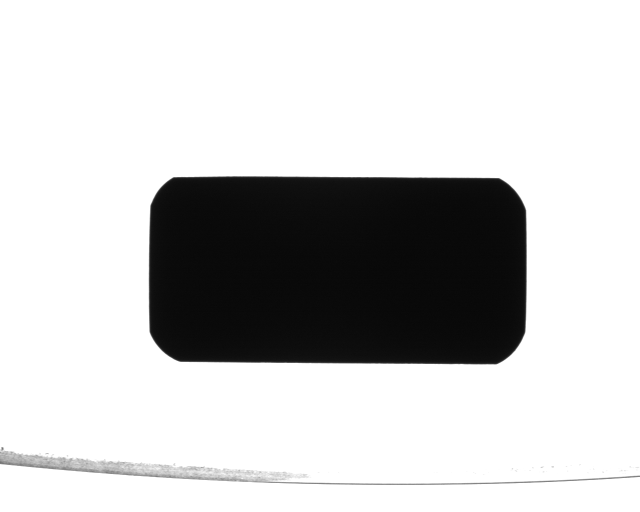
#> input picture data/measure/0_20211109092034452_486_8_OK.bmp, 1280 x 1024 px (shown at 1/2 size); its folder holds only this picture in this run
$ python -i utils.py   (imports and definitions only)   (older library calls are emulated)
#> lines starting #> are read from the running program, lines starting #| are printed output that depends on the picture; after the words box and inside, x2 and y2 are one past the last pixel; in counts of white or black regions, pixels touching at a corner belong together
#> further down, picture is the input picture: shape (1024, 1280); min 4, max 255, mean 203
import copy
import os
import cv2
import matplotlib.pyplot as plt
import numpy as np
import numpy.fft as fft
import pickle
from skimage.feature import graycomatrix, graycoprops


# [404 lines left out: functions detect_pixel, gen_dataset, light_balance, calculate_glcm, extract_texture_features, GLCM and 5 more, not called in this run]


def eliminate_thin_curve(ok_img):  # 在频域中，对于水平和垂直的分量，只保留低频部分
    img_f = fft.fftshift(fft.fft2(ok_img))
    cr, cc = int(img_f.shape[0] / 2), int(img_f.shape[1] / 2)
#> cr = 512; cc = 640
    k = 2
    j = 1
    # plt.figure()
    # plt.subplot(121)
    # plt.imshow(-np.log10(np.abs(img_f)+1),cmap='gray')
    img_f[cr - k:cr + k, :cc - j] /= np.arange(1, img_f[cr - k:cr + k, :cc - j].shape[1] + 1)[::-1]
    img_f[cr - k:cr + k, cc + j:] /= np.arange(1, img_f[cr - k:cr + k, cc + j:].shape[1] + 1)
    # img_f[cr - k:cr + k, cc + j:] /= np.arange(1, img_f[cr - k:cr + k, cc + j:].shape[1] + 1)
    # plt.subplot(122)
    # plt.imshow(-np.log10(np.abs(img_f) + 1),cmap='gray')
    # plt.show()
    img_recon_1 = np.abs(fft.ifft2(fft.ifftshift(img_f))).astype(np.uint8)
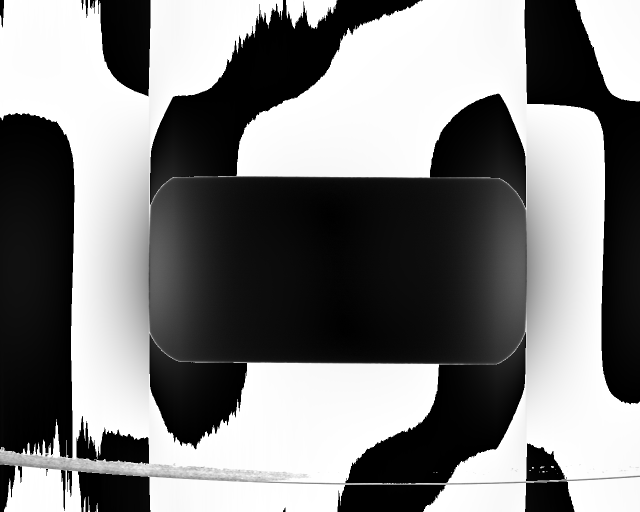
#> img_recon_1: shape (1024, 1280) (shown at 1/2 size); min 0, max 255, mean 126.9
    th, img_recon_1_thres = cv2.threshold(img_recon_1, 125, 255, cv2.THRESH_BINARY)
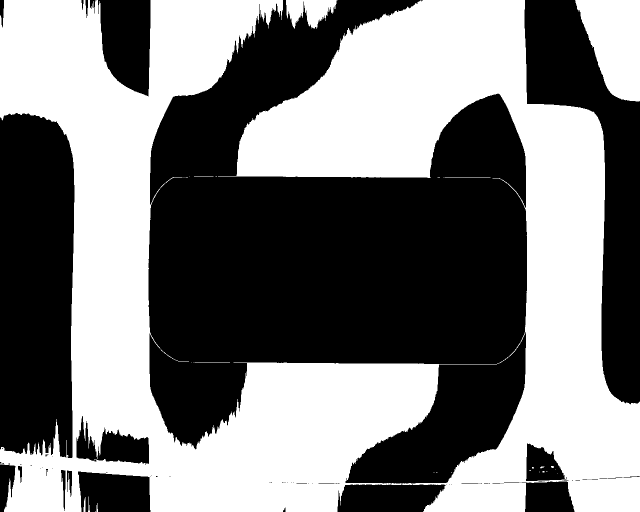
#> img_recon_1_thres: shape (1024, 1280) (shown at 1/2 size); 49.1% white; 33 white regions (22 under 20 px), largest, box (x1, y1, x2, y2) and area: (0, 0, 1280, 1024) 621011, (1150, 0, 1280, 203) 18597, (572, 0, 675, 58) 3699
    img_recon_1_thres[:17] = 255
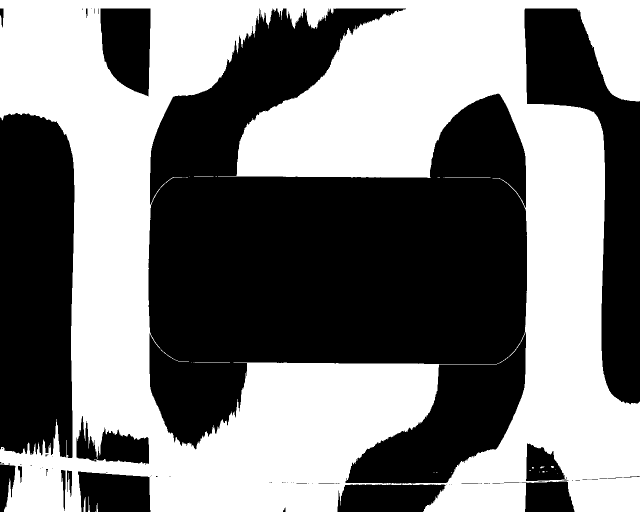
#> img_recon_1_thres: shape (1024, 1280) (shown at 1/2 size); 49.6% white; 31 white regions (22 under 20 px), largest, box (x1, y1, x2, y2) and area: (0, 0, 1280, 1024) 650043, (889, 355, 981, 356) 92, (167, 994, 171, 1024) 90
    img_recon_1_thres[583:] = 255
#> img_recon_1_thres: shape (1024, 1280); 71% white; 10 black regions (4 under 20 px), largest, box (x1, y1, x2, y2) and area: (297, 17, 1054, 583) 259948, (1049, 17, 1280, 583) 55454, (0, 226, 149, 583) 50177, (201, 17, 301, 193) 14315, (0, 17, 7, 55) 172, (172, 17, 175, 36) 45
    kernel1 = cv2.getStructuringElement(cv2.MORPH_ELLIPSE, (7, 5))
    kernel2 = cv2.getStructuringElement(cv2.MORPH_ELLIPSE, (7, 7))
    img_recon_1_thres = cv2.morphologyEx(img_recon_1_thres, cv2.MORPH_OPEN, kernel1)
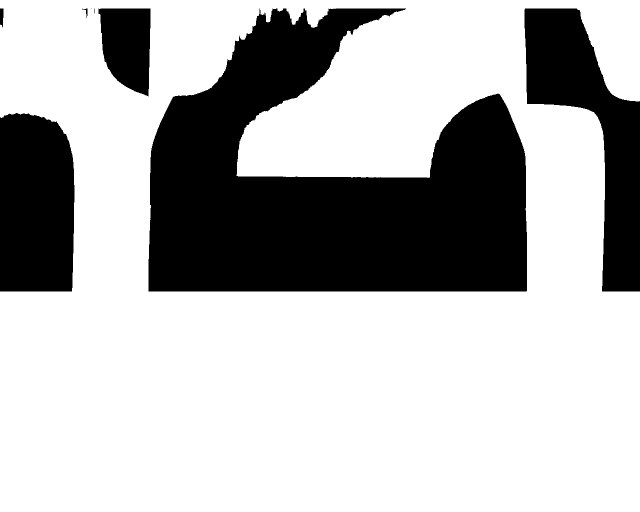
#> img_recon_1_thres: shape (1024, 1280) (shown at 1/2 size); 70.9% white; 8 black regions (2 under 20 px), largest, box (x1, y1, x2, y2) and area: (297, 17, 1054, 583) 261272, (1049, 17, 1280, 583) 55466, (0, 226, 149, 583) 50221, (197, 17, 301, 193) 14362, (0, 17, 7, 55) 224, (165, 17, 175, 36) 57
    img_recon_1_thres = cv2.morphologyEx(img_recon_1_thres, cv2.MORPH_CLOSE, kernel2)
#> img_recon_1_thres: shape (1024, 1280); 70.9% white; 5 black regions, box (x1, y1, x2, y2) and area: (297, 17, 1054, 583) 260994, (1049, 17, 1280, 583) 55447, (0, 226, 149, 583) 50202, (197, 17, 301, 191) 14342, (0, 17, 7, 50) 208
    img_recon_1[img_recon_1_thres > 0] = 0
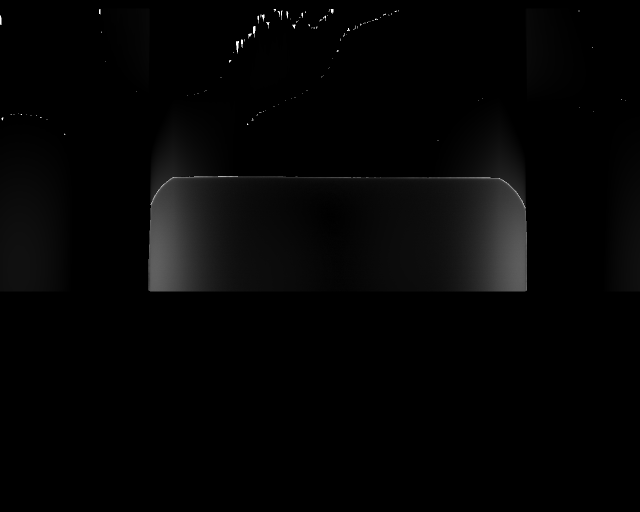
#> img_recon_1: shape (1024, 1280) (shown at 1/2 size); min 0, max 255, mean 4.5
    img_f = fft.fftshift(fft.fft2(img_recon_1))
    img_f[cr - k:cr + k, :cc - j] = 0
    img_f[cr - k:cr + k, cc + j:] = 0
    img_f[:cr - j, cc - k:cc + k] = 0
    img_f[cr - j:, cc - k:cc + k] = 0
    img_recon_2 = np.abs(fft.ifft2(fft.ifftshift(img_f))).astype(np.uint8)
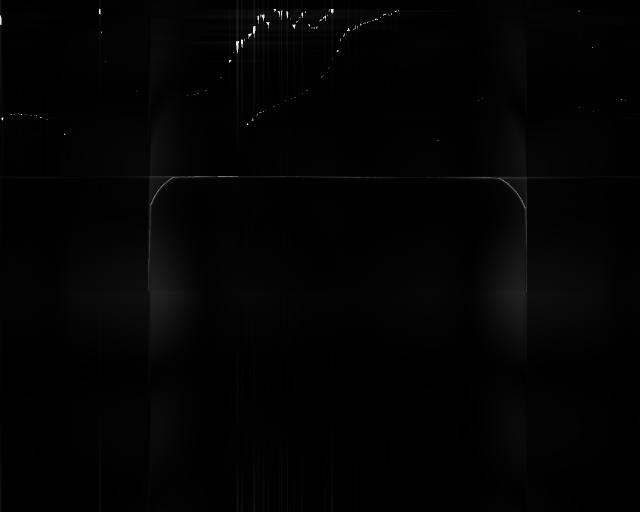
#> img_recon_2: shape (1024, 1280) (shown at 1/2 size); min 0, max 255, mean 3.1
    img_recon_1_thres = cv2.dilate(img_recon_1_thres, np.ones((9, 9)))
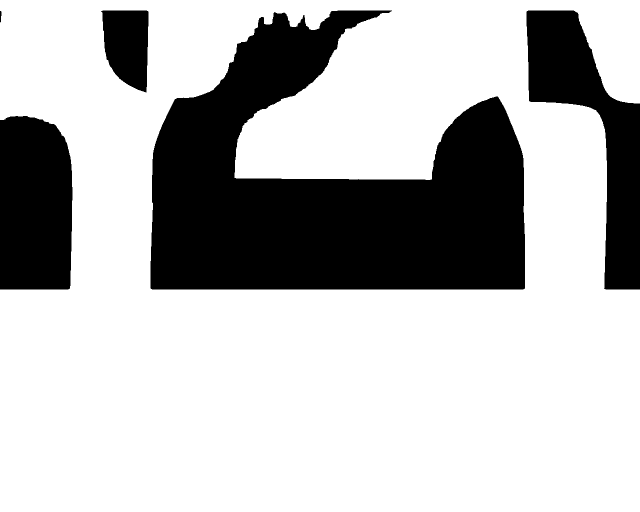
#> img_recon_1_thres: shape (1024, 1280) (shown at 1/2 size); 72.8% white; 5 black regions, box (x1, y1, x2, y2) and area: (301, 21, 1050, 579) 245757, (1053, 21, 1280, 579) 50574, (0, 232, 145, 579) 47547, (202, 21, 297, 185) 12189, (0, 22, 3, 45) 54
    img_recon_2[img_recon_1_thres > 0] = 0
    return img_recon_1, img_recon_2, img_recon_1_thres


def save(file_path, lst):
    with open(file_path, 'wb') as file:
        pickle.dump(lst, file)


# [4 lines left out: function load, not called in this run]

>>> import cv2
>>> picture = cv2.imread('data/measure/0_20211109092034452_486_8_OK.bmp', cv2.IMREAD_GRAYSCALE)
>>> result = eliminate_thin_curve(picture)
